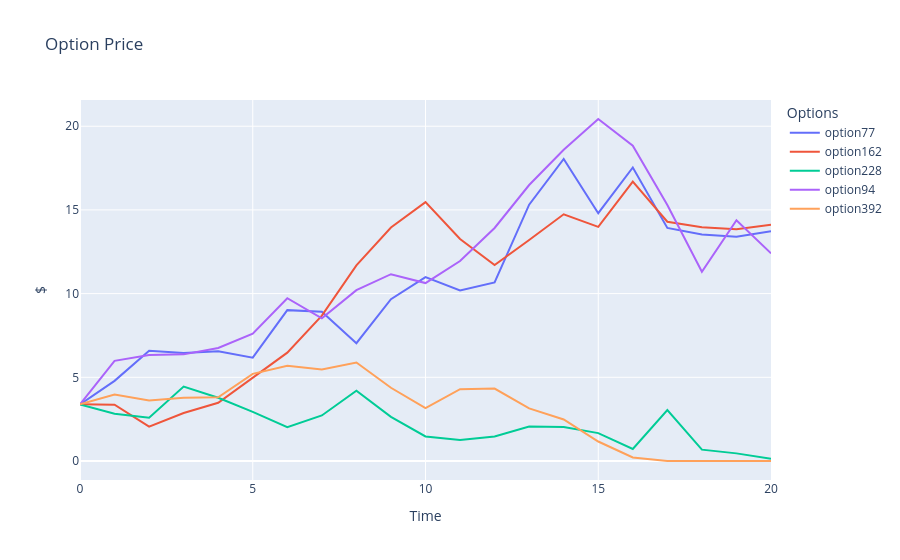

Notebook code for this chart:
### Code cell
fig = go.Figure()

# Add traces for each column
for column in option_prices.columns[values]:
    fig.add_trace(go.Scatter(x=option_prices.index, y=option_prices[column], mode='lines', name=f"option{column}"))

# Update layout
fig.update_layout(
    title='Option Price',
    xaxis_title='Time',
    yaxis_title='$',
    template='plotly',
    legend=dict(title='Options'),
)

# Show the plot
fig.show()

### Figure 1 — Plotly figure (JSON) as saved in the notebook; plotly's stock layout.template omitted (floating-point values rounded to 4 significant figures)
{"data": [{"mode": "lines", "name": "option77", "type": "scatter", "x": [0, 1, 2, 3, 4, 5, 6, 7, 8, 9, 10, 11, 12, 13, 14, 15, 16, 17, 18, 19, 20], "y": [3.384, 4.787, 6.586, 6.454, 6.556, 6.175, 9.013, 8.914, 7.038, 9.665, 10.99, 10.19, 10.67, 15.31, 18.05, 14.8, 17.54, 13.92, 13.53, 13.39, 13.73]}, {"mode": "lines", "name": "option162", "type": "scatter", "x": [0, 1, 2, 3, 4, 5, 6, 7, 8, 9, 10, 11, 12, 13, 14, 15, 16, 17, 18, 19, 20], "y": [3.384, 3.367, 2.057, 2.865, 3.482, 4.951, 6.473, 8.682, 11.69, 13.95, 15.47, 13.26, 11.7, 13.21, 14.74, 13.99, 16.69, 14.3, 13.96, 13.85, 14.11]}, {"mode": "lines", "name": "option228", "type": "scatter", "x": [0, 1, 2, 3, 4, 5, 6, 7, 8, 9, 10, 11, 12, 13, 14, 15, 16, 17, 18, 19, 20], "y": [3.384, 2.821, 2.591, 4.447, 3.776, 2.936, 2.02, 2.72, 4.2, 2.636, 1.466, 1.25, 1.467, 2.061, 2.032, 1.664, 0.7221, 3.046, 0.679, 0.4553, 0.1323]}, {"mode": "lines", "name": "option94", "type": "scatter", "x": [0, 1, 2, 3, 4, 5, 6, 7, 8, 9, 10, 11, 12, 13, 14, 15, 16, 17, 18, 19, 20], "y": [3.384, 5.985, 6.332, 6.371, 6.756, 7.603, 9.725, 8.522, 10.21, 11.16, 10.63, 11.94, 13.92, 16.49, 18.6, 20.43, 18.84, 15.29, 11.3, 14.38, 12.4]}, {"mode": "lines", "name": "option392", "type": "scatter", "x": [0, 1, 2, 3, 4, 5, 6, 7, 8, 9, 10, 11, 12, 13, 14, 15, 16, 17, 18, 19, 20], "y": [3.384, 3.968, 3.609, 3.777, 3.808, 5.208, 5.696, 5.461, 5.882, 4.375, 3.154, 4.292, 4.331, 3.139, 2.478, 1.165, 0.2088, 0.006226, 1.84e-05, 9.949e-07, 0]}], "layout": {"legend": {"title": {"text": "Options"}}, "title": {"text": "Option Price"}, "xaxis": {"title": {"text": "Time"}}, "yaxis": {"title": {"text": "$"}}}}
